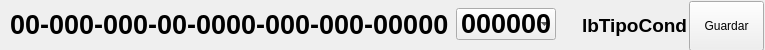
     <widget class="QWidget" name="widget" native="true">
      <property name="sizePolicy">
       <sizepolicy hsizetype="Preferred" vsizetype="Fixed">
        <horstretch>0</horstretch>
        <verstretch>0</verstretch>
       </sizepolicy>
      </property>
      <property name="minimumSize">
       <size>
        <width>0</width>
        <height>50</height>
       </size>
      </property>
      <property name="maximumSize">
       <size>
        <width>16777215</width>
        <height>50</height>
       </size>
      </property>
      <layout class="QGridLayout" name="gridLayout_4">
       <property name="leftMargin">
        <number>1</number>
       </property>
       <property name="topMargin">
        <number>1</number>
       </property>
       <property name="rightMargin">
        <number>1</number>
       </property>
       <property name="bottomMargin">
        <number>1</number>
       </property>
       <property name="spacing">
        <number>1</number>
       </property>
       <item row="0" column="1">
        <widget class="QWidget" name="widget_6" native="true">
         <property name="minimumSize">
          <size>
           <width>580</width>
           <height>43</height>
          </size>
         </property>
         <property name="maximumSize">
          <size>
           <width>580</width>
           <height>43</height>
          </size>
         </property>
         <widget class="QComboBox" name="cmbCondo">
          <property name="geometry">
           <rect>
            <x>455</x>
            <y>5</y>
            <width>100</width>
            <height>32</height>
           </rect>
          </property>
          <property name="minimumSize">
           <size>
            <width>100</width>
            <height>32</height>
           </size>
          </property>
          <property name="maximumSize">
           <size>
            <width>100</width>
            <height>32</height>
           </size>
          </property>
          <property name="font">
           <font>
            <pointsize>14</pointsize>
           </font>
          </property>
          <property name="styleSheet">
           <string notr="true">QComboBox QAbstractItemView::item { min-height: 25;}
QListView{color: black ; font-size: 16px; outline:none; font-weight:bold}QListView::item:selected { color: red; background-color: lightgray;}</string>
          </property>
         </widget>
         <widget class="QLabel" name="lbCveCata">
          <property name="geometry">
           <rect>
            <x>9</x>
            <y>9</y>
            <width>448</width>
            <height>25</height>
           </rect>
          </property>
          <property name="font">
           <font>
            <pointsize>20</pointsize>
            <weight>75</weight>
            <bold>true</bold>
           </font>
          </property>
          <property name="text">
           <string>00-000-000-00-0000-000-000-00000</string>
          </property>
         </widget>
         <widget class="QLabel" name="lbPredioGlobal">
          <property name="geometry">
           <rect>
            <x>460</x>
            <y>10</y>
            <width>91</width>
            <height>21</height>
           </rect>
          </property>
          <property name="font">
           <font>
            <pointsize>20</pointsize>
            <weight>75</weight>
            <bold>true</bold>
           </font>
          </property>
          <property name="text">
           <string>000000</string>
          </property>
         </widget>
        </widget>
       </item>
       <item row="0" column="3" alignment="Qt::AlignRight">
        <widget class="QPushButton" name="pushButton_2">
         <property name="minimumSize">
          <size>
           <width>75</width>
           <height>50</height>
          </size>
         </property>
         <property name="maximumSize">
          <size>
           <width>75</width>
           <height>50</height>
          </size>
         </property>
         <property name="text">
          <string>Guardar</string>
         </property>
        </widget>
       </item>
       <item row="0" column="2">
        <widget class="QLabel" name="lbTipoCond">
         <property name="font">
          <font>
           <pointsize>14</pointsize>
           <weight>75</weight>
           <bold>true</bold>
          </font>
         </property>
         <property name="text">
          <string>lbTipoCond</string>
         </property>
         <property name="margin">
          <number>10</number>
         </property>
        </widget>
       </item>
      </layout>
     </widget>
